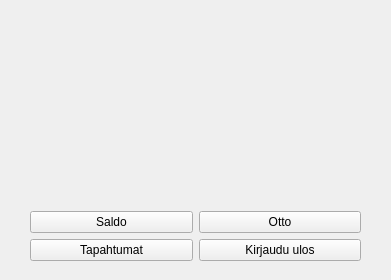
<?xml version="1.0" encoding="UTF-8"?>
<ui version="4.0">
 <class>mainUserInterface</class>
 <widget class="QWidget" name="mainUserInterface">
  <property name="geometry">
   <rect>
    <x>0</x>
    <y>0</y>
    <width>391</width>
    <height>280</height>
   </rect>
  </property>
  <property name="windowTitle">
   <string>Form</string>
  </property>
  <widget class="QWidget" name="gridLayoutWidget">
   <property name="geometry">
    <rect>
     <x>30</x>
     <y>10</y>
     <width>331</width>
     <height>251</height>
    </rect>
   </property>
   <layout class="QGridLayout" name="gridLayout">
    <item row="2" column="1">
     <widget class="QPushButton" name="withdrawMoney">
      <property name="text">
       <string>Otto</string>
      </property>
     </widget>
    </item>
    <item row="3" column="0">
     <widget class="QPushButton" name="showTransactions">
      <property name="text">
       <string>Tapahtumat</string>
      </property>
     </widget>
    </item>
    <item row="2" column="0">
     <widget class="QPushButton" name="showBalance">
      <property name="text">
       <string>Saldo</string>
      </property>
     </widget>
    </item>
    <item row="3" column="1">
     <widget class="QPushButton" name="logOut">
      <property name="text">
       <string>Kirjaudu ulos</string>
      </property>
     </widget>
    </item>
    <item row="1" column="0" colspan="2">
     <widget class="QLabel" name="customerName">
      <property name="text">
       <string/>
      </property>
      <property name="alignment">
       <set>Qt::AlignCenter</set>
      </property>
     </widget>
    </item>
    <item row="0" column="0" colspan="2">
     <widget class="QLabel" name="imageLabel">
      <property name="text">
       <string/>
      </property>
     </widget>
    </item>
   </layout>
  </widget>
 </widget>
 <resources/>
 <connections/>
</ui>
